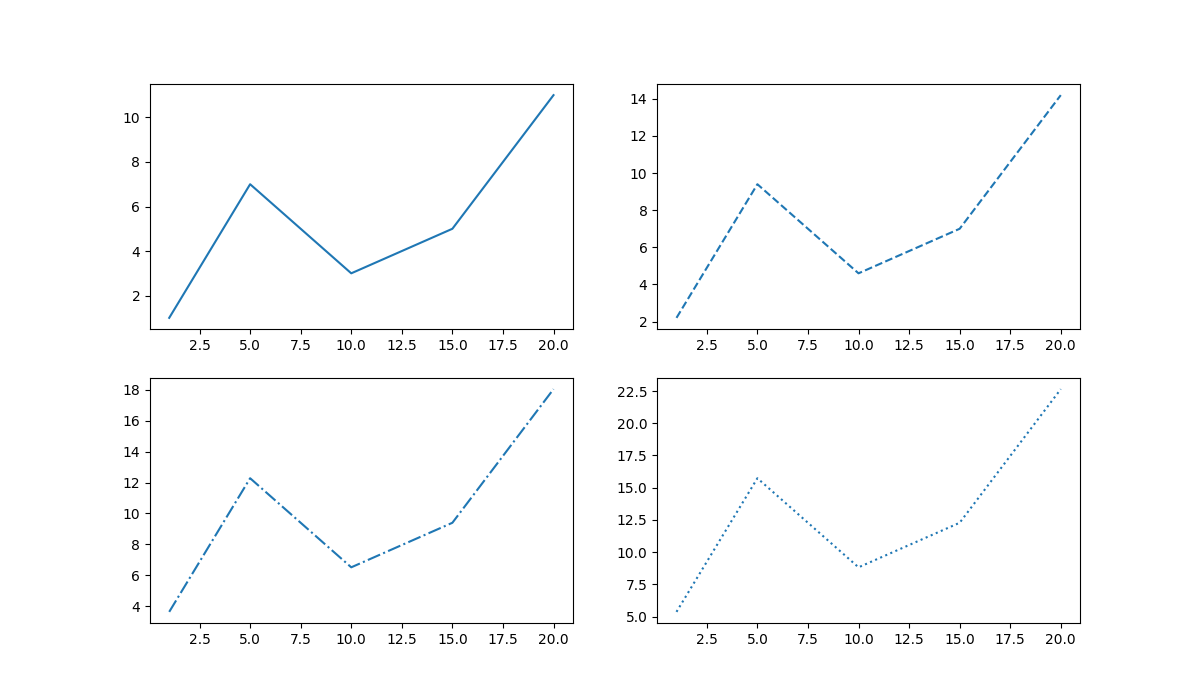

Write the Python code that produced this figure.
import matplotlib.pyplot as plt
x = [1, 5, 10, 15, 20]
y1 = [1, 7, 3, 5, 11]
y2 = [i*1.2 + 1 for i in y1]
y3 = [i*1.2 + 1 for i in y2]
y4 = [i*1.2 + 1 for i in y3]
# Настройка размеров подложки
plt.figure(figsize=(12, 7))
fig, axs = plt.subplots(2, 2, figsize=(12, 7))
axs[0, 0].plot(x, y1, '-')
axs[0, 1].plot(x, y2, '--')
axs[1, 0].plot(x, y3, '-.')
axs[1, 1].plot(x, y4, ':')
plt.show()
